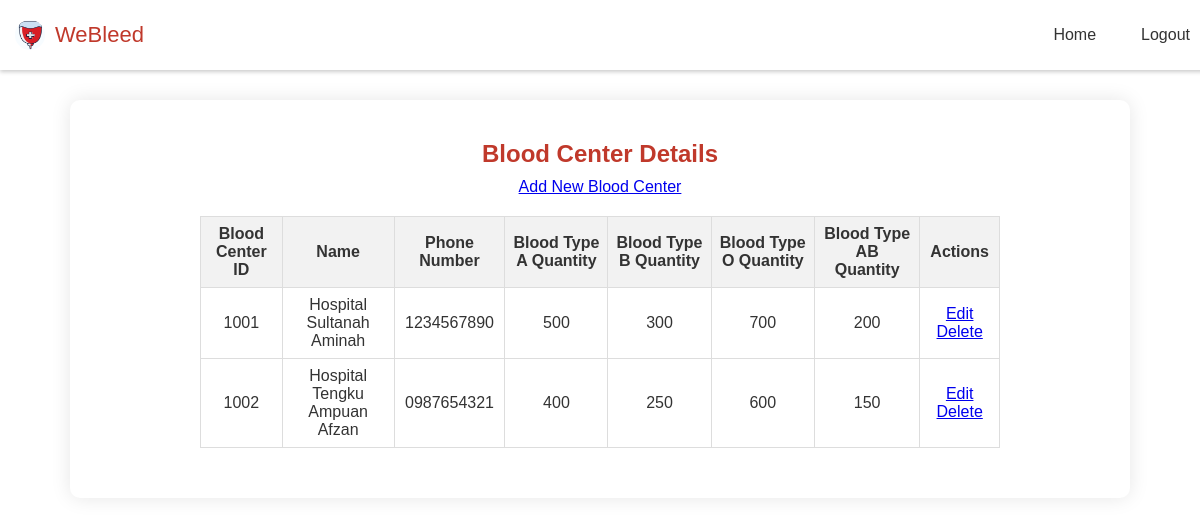
Page /bloodcenter_details.php (signed in) on the earlier database version.
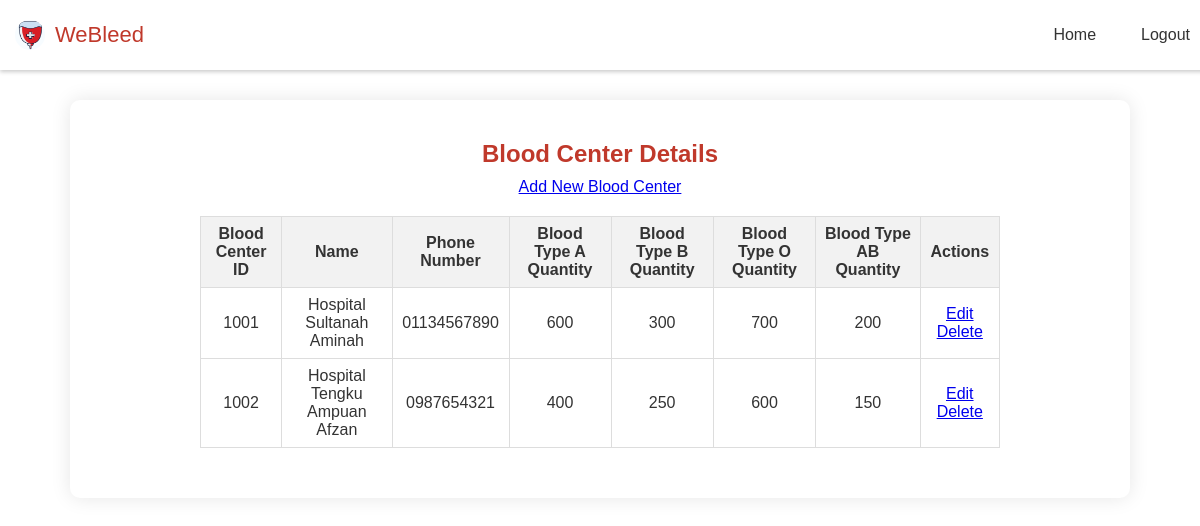
Same page on the later database version.
### tables this page shows
CREATE TABLE `bloodcenter` (
  `bcID` int(4) NOT NULL,
  `bcName` varchar(45) NOT NULL,
  `bcPhoneNo` varchar(12) NOT NULL,
  `bcBloodQtyA` int(5) DEFAULT NULL,
  `bcBloodQtyB` int(5) DEFAULT NULL,
  `bcBloodQtyO` int(5) DEFAULT NULL,
  `bcBloodQtyAB` int(5) DEFAULT NULL
);

### bloodcenter_details.php (the view, shortened to what this page needs)
<?php
include('connection.php');
$query = "SELECT * FROM bloodcenter";
$result = mysqli_query($condb, $query);
?>
<!DOCTYPE html>
<html lang="en">
<head>
    <link rel="stylesheet" href="style.css">
</head>
<body>
<nav class="navbar">
    <div class="logo_item">
        <img src="logo.jpg" alt="Company Logo">
        <span>WeBleed</span>
    </div>
    <div class="navbar_content">
        <ul>
            <li><a href="home_staff.php">Home</a></li>
            <li><a href="logout.php">Logout</a></li>
        </ul>
    </div>
</nav>
<div class="details-section">
    <h2>Blood Center Details</h2>
    <a href="add_bloodcenter.php" class="button">Add New Blood Center</a>
    <table>
        <thead>
        <tr>
            <th>Blood Center ID</th>
            <th>Name</th>
            <th>Phone Number</th>
            <th>Blood Type A Quantity</th>
            <th>Blood Type B Quantity</th>
            <th>Blood Type O Quantity</th>
            <th>Blood Type AB Quantity</th>
            <th>Actions</th>
        </tr>
        </thead>
        <tbody>
        <?php
        if ($result && mysqli_num_rows($result) > 0) {
            while ($row = mysqli_fetch_assoc($result)) {
                echo "<tr>";
                echo "<td>" . $row['bcID'] . "</td>";
                echo "<td>" . $row['bcName'] . "</td>";
                echo "<td>" . $row['bcPhoneNo'] . "</td>";
                echo "<td>" . $row['bcBloodQtyA'] . "</td>";
                echo "<td>" . $row['bcBloodQtyB'] . "</td>";
                echo "<td>" . $row['bcBloodQtyO'] . "</td>";
                echo "<td>" . $row['bcBloodQtyAB'] . "</td>";
                echo "<td>
                        <a href='edit_bloodcenter.php?bcID=" . $row['bcID'] . "' class='button'>Edit</a>
                        <a href='bloodcenter_details.php?action=delete&bcID=" . $row['bcID'] . "' class='button' onclick=\"return confirm('Are you sure you want to delete this blood center?');\">Delete</a>
                      </td>";
                echo "</tr>";
            }
        } else {
            echo "<tr><td colspan='8'>No blood centers found.</td></tr>";
        }
        ?>
        </tbody>
    </table>
</div>
</body>
</html>

Differences in the rows shown:
changed bloodcenter "Hospital Sultanah Aminah": bcPhoneNo "1234567890" → "01134567890"; bcBloodQtyA "500" → "600"
